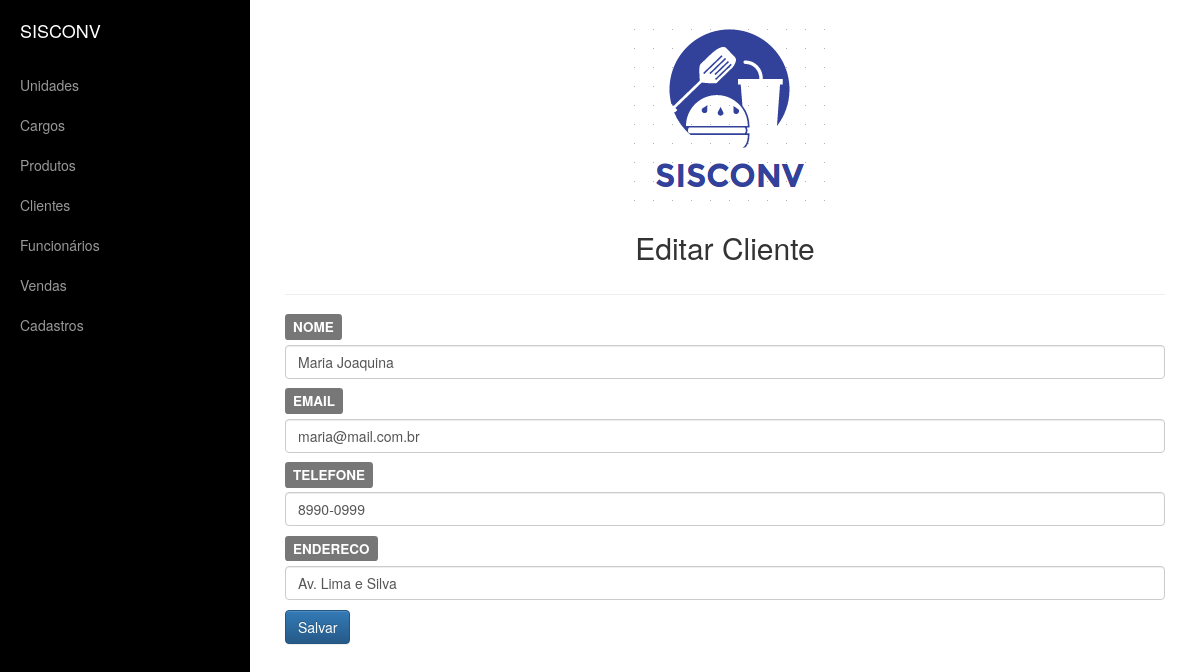
Page /appvendas/clientes/update/1 on the earlier database version.
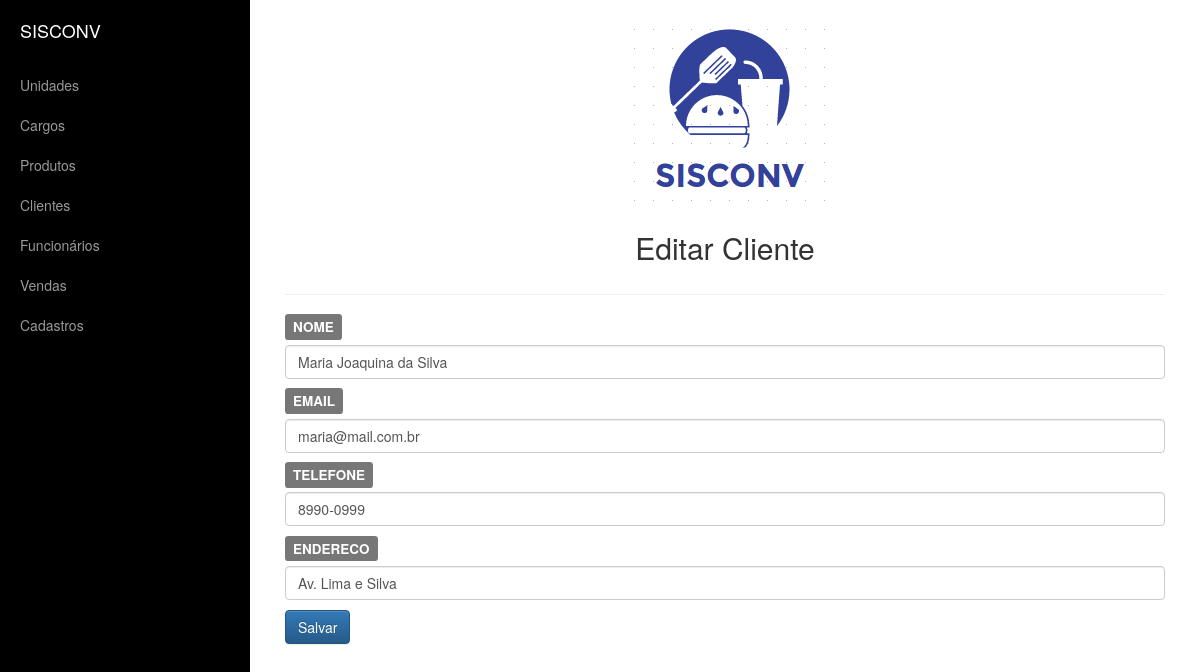
Same page on the later database version.
### appvendas/models.py (models this page shows, shortened)
class Pessoa(models.Model):
    nome=models.CharField("Nome",max_length=255)
    email=models.EmailField("E-Mail",max_length=200)
    telefone=models.CharField("Telefone",max_length=20)

### appvendas/views.py (the view)
# urls.py: url(r'^clientes/update/(?P<pk>\d+)$', cliente_update, name='cliente_update'),
def cliente_update(request,pk):
    cliente=Cliente.objects.get(id=pk)
    if(request.method=='POST'):
        form=ClienteForm(request.POST,instance=cliente)
        if(form.is_valid()):
            form.save()
            return redirect('cliente_list')
    else:
        form=ClienteForm(instance=cliente)
        dados={'form':form,'cliente':cliente}
        return render(request,'cliente/cliente_form.html',dados)

### appvendas/forms.py
class ClienteForm(ModelForm):
    class Meta:
        model=Cliente
        fields=('nome','email','telefone','endereco')

### templates/cliente/cliente_form.html (shortened to what this page needs)
{% extends 'base.html' %}
{% load widget_tweaks %}
{% block conteudo %}
     <center><h2 style="margin: 30px">{% if cliente %}
         Editar Cliente{% else %}
         Criar Cliente{% endif%}
     </h2></center>
     <hr>
    <div class="control-group">
        <form method="POST" role="form">
        {% for field in form %}
          <p><h4><span class="label label-default" for="{{field.name}}">{{ field.name.upper}}</span></h4>
            {{field |add_class:'form-control'}}</p>
        {% endfor %}
        <input type="submit" class="btn btn-primary" value="Salvar">
        </form>
    </div>
{% endblock %}

Differences in the rows shown:
changed Pessoa "maria@mail.com.br": nome "Maria Joaquina" → "Maria Joaquina da Silva"
